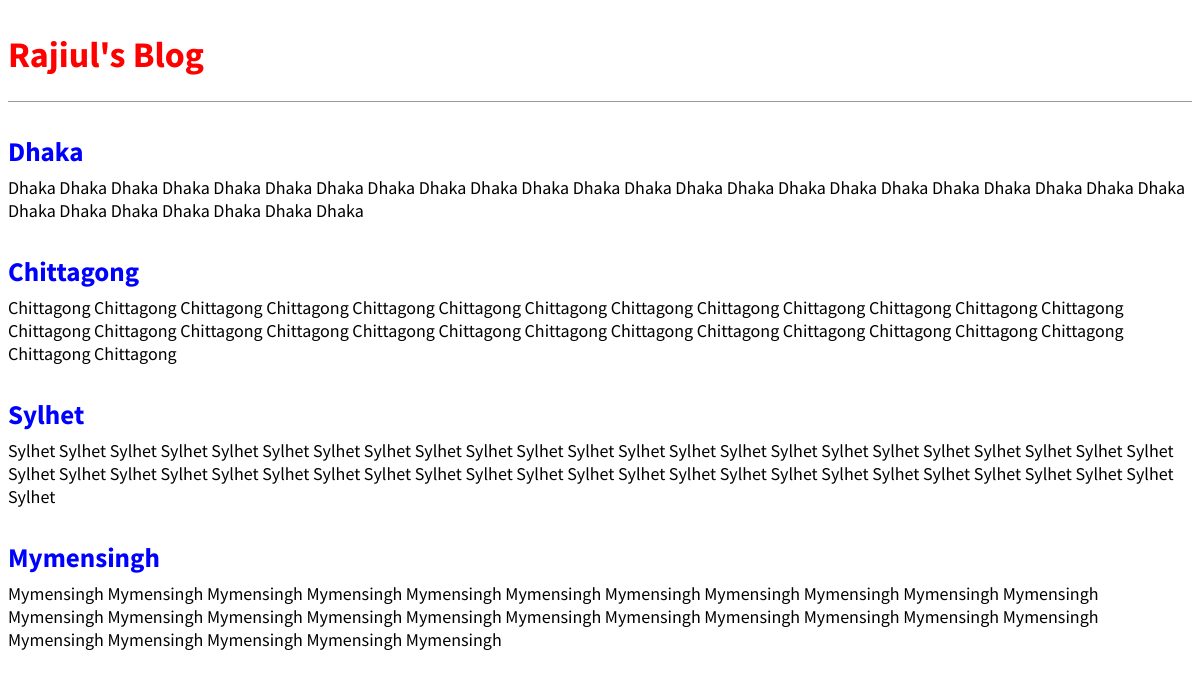
The page / on the database its author committed.
### blog/models.py (models this page shows, shortened)
class Post(models.Model):
    title = models.CharField(max_length=200)
    author = models.ForeignKey('auth.User', on_delete=models.CASCADE,)
    body = models.TextField()

### blog/views.py (the view)
# urls.py: path("", BlogListView.as_view(), name="home"),
class BlogListView(ListView):
    model = Post
    template_name = "home.html"

### templates/home.html
{% extends "base.html" %}
{% block content %}
{% for post in post_list %}
    <div class="post-entry">
        <h2><a href="{% url 'post_detail' post.pk %}">{{ post.title }}</a></h2>
        <p>{{ post.body }}</p>
    </div>
{% endfor %}
{% endblock content %}

### templates/base.html (shortened to what this page needs)
{% load static %}
<!DOCTYPE html>
<html>
    <head>
        <link rel="stylesheet" href="{% static 'css/base.css' %}">
    </head>
    <body>
        <header>
            <h1><a href="{% url 'home' %}">Rajiul's Blog</a></h1>
        </header>
        <div>
            {% block content %}
            {% endblock content %}
        </div>
    </body>
</html>

### static/css/base.css (style rules this page uses)
body { font-family: 'Source Sans Pro', sans-serif; font-size: 18px; }
header { border-bottom: 1px solid #999; margin-bottom: 2rem; display: flex; }
header h1 a { color: red; text-decoration: none; }
.post-entry { margin-bottom: 2rem; }
.post-entry h2 { margin: 0.5rem 0; }
.post-entry h2 a, .post-entry h2 a:visited { color: blue; text-decoration: none; }
.post-entry p { margin: 0; font-weight: 400; }

### rows shown on the page
Post: title "Dhaka", body "Dhaka Dhaka Dhaka Dhaka Dhaka Dhaka Dhaka Dhaka Dhaka Dhaka Dhaka Dhaka Dhaka Dhaka Dhaka Dhaka Dhaka Dhaka Dhaka Dhaka Dhaka Dhaka Dhaka Dhaka Dhaka Dhaka Dhaka Dhaka Dhaka Dhaka"
Post: title "Chittagong", body "Chittagong Chittagong Chittagong Chittagong Chittagong Chittagong Chittagong Chittagong Chittagong Chittagong Chittagong Chittagong Chittagong Chittagong Chittagong Chittagong Chittagong Chittagong Chittagong Chittagong Chittagong Chittagong Chittagong Chittagong Chittagong Chittagong Chittagong Chittagong"
Post: title "Sylhet", body "Sylhet Sylhet Sylhet Sylhet Sylhet Sylhet Sylhet Sylhet Sylhet Sylhet Sylhet Sylhet Sylhet Sylhet Sylhet Sylhet Sylhet Sylhet Sylhet Sylhet Sylhet Sylhet Sylhet Sylhet Sylhet Sylhet Sylhet Sylhet Sylhet Sylhet Sylhet Sylhet Sylhet Sylhet Sylhet Sylhet Sylhet Sylhet Sylhet Sylhet Sylhet Sylhet Sylhet Sylhet Sylhet Sylhet Sylhet"
Post: title "Mymensingh", body "Mymensingh Mymensingh Mymensingh Mymensingh Mymensingh Mymensingh Mymensingh Mymensingh Mymensingh Mymensingh Mymensingh Mymensingh Mymensingh Mymensingh Mymensingh Mymensingh Mymensingh Mymensingh Mymensingh Mymensingh Mymensingh Mymensingh Mymensingh Mymensingh Mymensingh Mymensingh Mymensingh"
